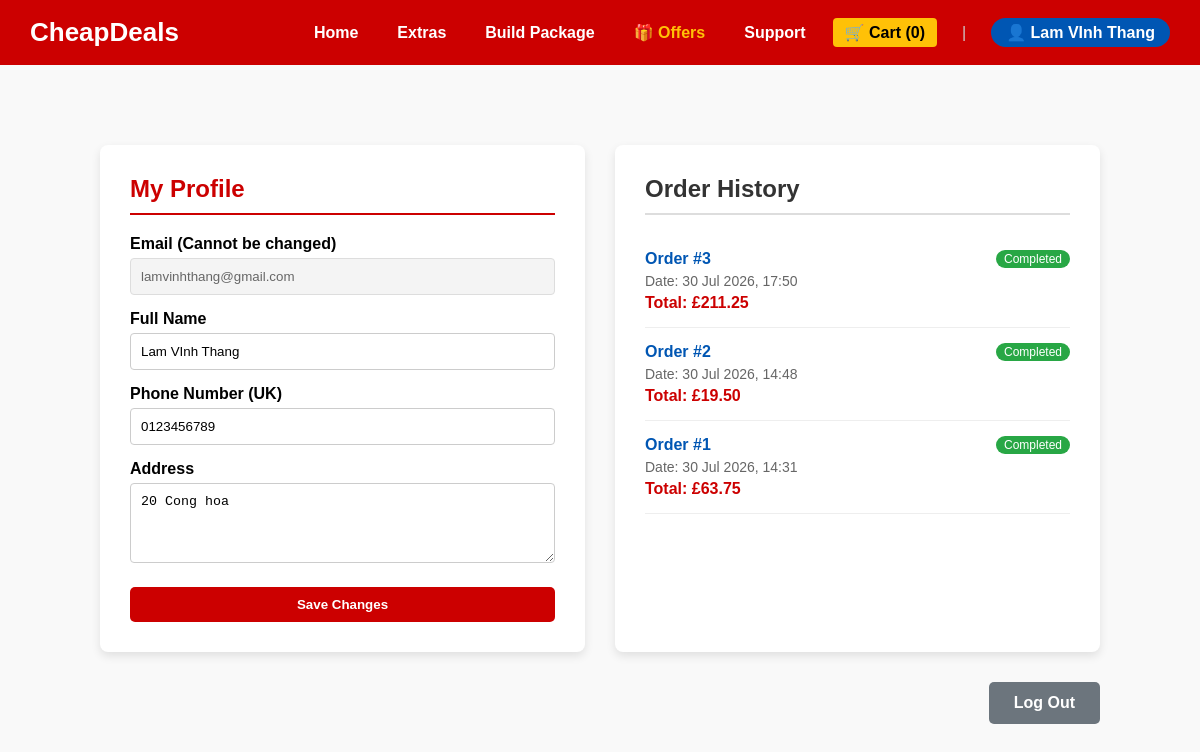
The page /COMP1807/account.php (signed in) on the database its author committed.
### tables this page shows
CREATE TABLE `users` (
  `id` int(11) NOT NULL,
  `full_name` varchar(100) NOT NULL,
  `email` varchar(100) NOT NULL,
  `password` varchar(255) NOT NULL,
  `phone` varchar(20) DEFAULT NULL,
  `credit_card` varchar(20) NOT NULL,
  `address` varchar(255) DEFAULT NULL,
  `card_number` varchar(20) NOT NULL,
  `created_at` timestamp NOT NULL DEFAULT current_timestamp(),
  `role` varchar(20) NOT NULL DEFAULT 'customer'
);

CREATE TABLE `orders` (
  `id` int(11) NOT NULL,
  `user_id` int(11) NOT NULL,
  `subtotal` decimal(10,2) NOT NULL,
  `discount` decimal(10,2) NOT NULL DEFAULT 0.00,
  `total_amount` decimal(10,2) NOT NULL,
  `status` varchar(50) NOT NULL DEFAULT 'Completed',
  `created_at` datetime NOT NULL DEFAULT current_timestamp()
);

### COMP1807/account.php (called while the page is built, shortened)
<?php
require_once 'includes/db.php';
try {
    $stmt = $conn->prepare("SELECT * FROM users WHERE id = ?");
    $stmt->execute([$_SESSION['user_id']]);
    $user = $stmt->fetch(PDO::FETCH_ASSOC);
    $stmt_orders = $conn->prepare("SELECT * FROM orders WHERE user_id = ? ORDER BY created_at DESC");
    $stmt_orders->execute([$_SESSION['user_id']]);
    $orders = $stmt_orders->fetchAll(PDO::FETCH_ASSOC);
} catch (PDOException $e) {
    die("Database error: " . $e->getMessage());
}
include 'template/html/account.html.php';
include 'template/html/header.html.php';
?>

### COMP1807/template/html/account.html.php (the view, shortened to what this page needs)
<div style="max-width: 1000px; margin: 40px auto;">
    <div style="display: flex; gap: 30px; margin-bottom: 30px;">
        <div style="flex: 1; background: white; padding: 30px; border-radius: 8px; box-shadow: 0 4px 10px rgba(0,0,0,0.1);">
            <h2 style="color: #cc0000; border-bottom: 2px solid #cc0000; padding-bottom: 10px; margin-top: 0; margin-bottom: 20px;">My Profile</h2>
            <form method="POST" action="account.php">
                <div style="margin-bottom: 15px;">
                    <label style="display: block; font-weight: bold; margin-bottom: 5px;">Email (Cannot be changed)</label>
                    <input type="email" value="<?= htmlspecialchars($user['email'] ?? '') ?>" readonly style="width: 100%; padding: 10px; border: 1px solid #ddd; border-radius: 4px; background-color: #f4f4f4; color: #666; box-sizing: border-box;">
                </div>
                <div style="margin-bottom: 15px;">
                    <label style="display: block; font-weight: bold; margin-bottom: 5px;">Full Name</label>
                    <input type="text" name="full_name" value="<?= htmlspecialchars($user['full_name'] ?? '') ?>" required style="width: 100%; padding: 10px; border: 1px solid #ccc; border-radius: 4px; box-sizing: border-box;">
                </div>
                <div style="margin-bottom: 15px;">
                    <label style="display: block; font-weight: bold; margin-bottom: 5px;">Phone Number (UK)</label>
                    <input type="text" name="phone" value="<?= htmlspecialchars($user['phone'] ?? '') ?>" required style="width: 100%; padding: 10px; border: 1px solid #ccc; border-radius: 4px; box-sizing: border-box;">
                </div>
                <div style="margin-bottom: 20px;">
                    <label style="display: block; font-weight: bold; margin-bottom: 5px;">Address</label>
                    <textarea name="address" required style="width: 100%; padding: 10px; border: 1px solid #ccc; border-radius: 4px; box-sizing: border-box; min-height: 80px;"><?= htmlspecialchars($user['address'] ?? '') ?></textarea>
                </div>
                <button type="submit" name="update_profile" style="background-color: #cc0000; color: white; padding: 10px 20px; border: none; border-radius: 5px; font-weight: bold; cursor: pointer; width: 100%;">
                    Save Changes
                </button>
            </form>
        </div>
        <div style="flex: 1; background: white; padding: 30px; border-radius: 8px; box-shadow: 0 4px 10px rgba(0,0,0,0.1);">
            <h2 style="color: #333; border-bottom: 2px solid #ddd; padding-bottom: 10px; margin-top: 0; margin-bottom: 20px;">Order History</h2>
            <?php if (empty($orders)): ?>
                <p style="color: #666;">You haven't placed any orders yet.</p>
            <?php else: ?>
                <ul style="list-style-type: none; padding: 0; margin: 0;">
                    <?php foreach ($orders as $order): ?>
                        <li style="border-bottom: 1px solid #eee; padding: 15px 0;">
                            <div style="display: flex; justify-content: space-between; margin-bottom: 5px;">
                                <span style="font-weight: bold; color: #0056b3;">Order #<?= $order['id'] ?></span>
                                <span style="background-color: #28a745; color: white; font-size: 12px; padding: 2px 8px; border-radius: 10px;">
                                    <?= htmlspecialchars($order['status']) ?>
                                </span>
                            </div>
                            <div style="color: #666; font-size: 14px; margin-bottom: 5px;">
                                Date: <?= date('d M Y, H:i', strtotime($order['created_at'])) ?>
                            </div>
                            <div style="font-weight: bold; color: #cc0000;">
                                Total: £<?= number_format($order['total_amount'], 2) ?>
                            </div>
                        </li>
                    <?php endforeach; ?>
                </ul>
            <?php endif; ?>
        </div>
    </div>
    <div style="text-align: right;">
        <a href="logout.php" style="background-color: #6c757d; color: white; padding: 12px 25px; text-decoration: none; border-radius: 5px; font-weight: bold; font-size: 16px; display: inline-block; transition: background-color 0.3s;" onmouseover="this.style.backgroundColor='#5a6268'" onmouseout="this.style.backgroundColor='#6c757d'">
            Log Out
        </a>
    </div>
</div>

### COMP1807/template/css/global.css (style rules this page uses)
body { font-family: Arial, sans-serif; background-color: #f9f9f9; margin: 0; padding: 0; }

### rows shown on the page
users: email "lamvinhthang@gmail.com", full_name "Lam VInh Thang", phone "0123456789", address "20 Cong hoa"
orders: id "3", status "Completed", created_at "30 Jul 2026, 17:50", total_amount "211.25"
orders: id "2", status "Completed", created_at "30 Jul 2026, 14:48", total_amount "19.50"
orders: id "1", status "Completed", created_at "30 Jul 2026, 14:31", total_amount "63.75"

### other values the page prints
$cart_count "0"
$_SESSION['full_name'] "Lam VInh Thang"
